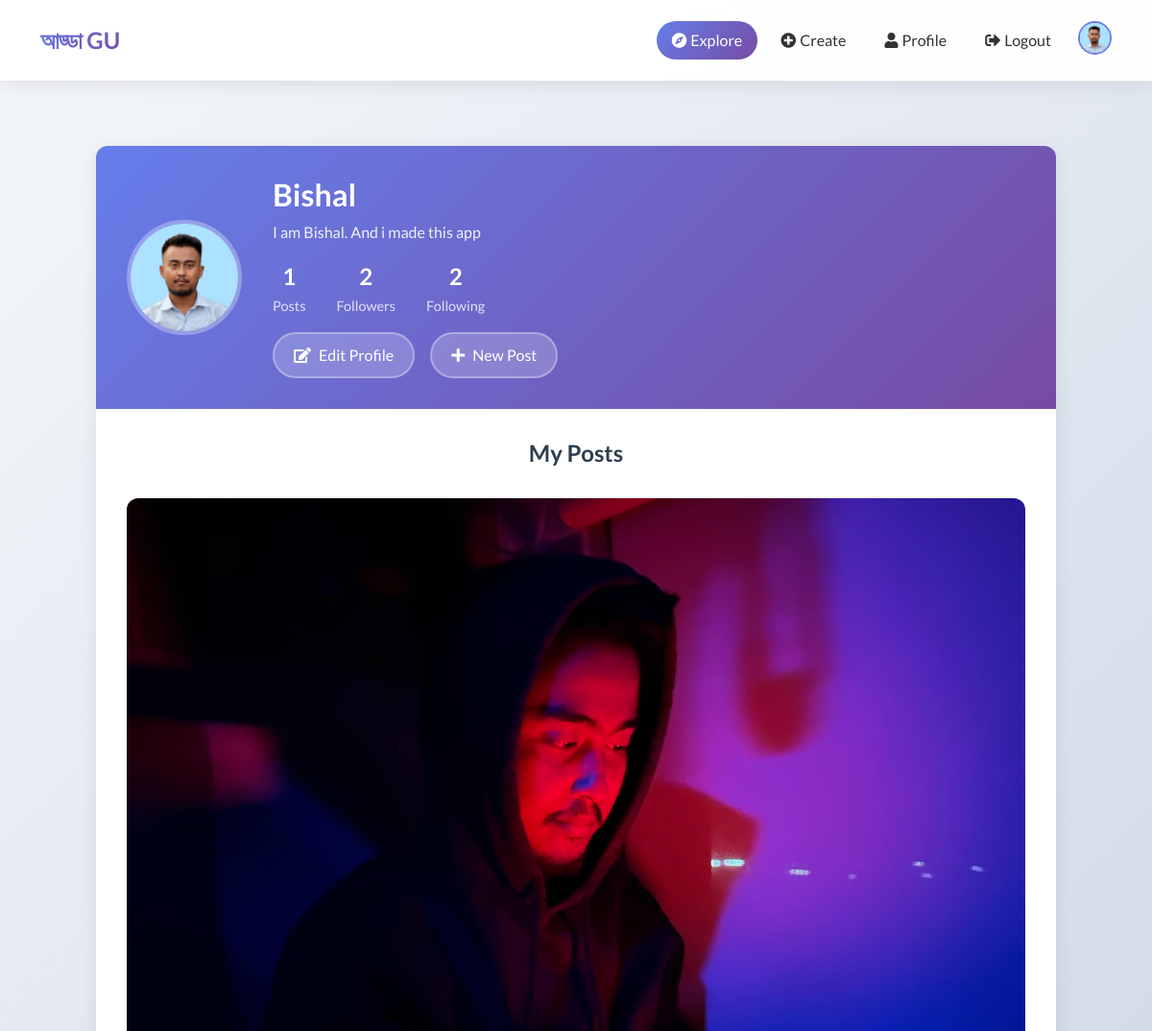
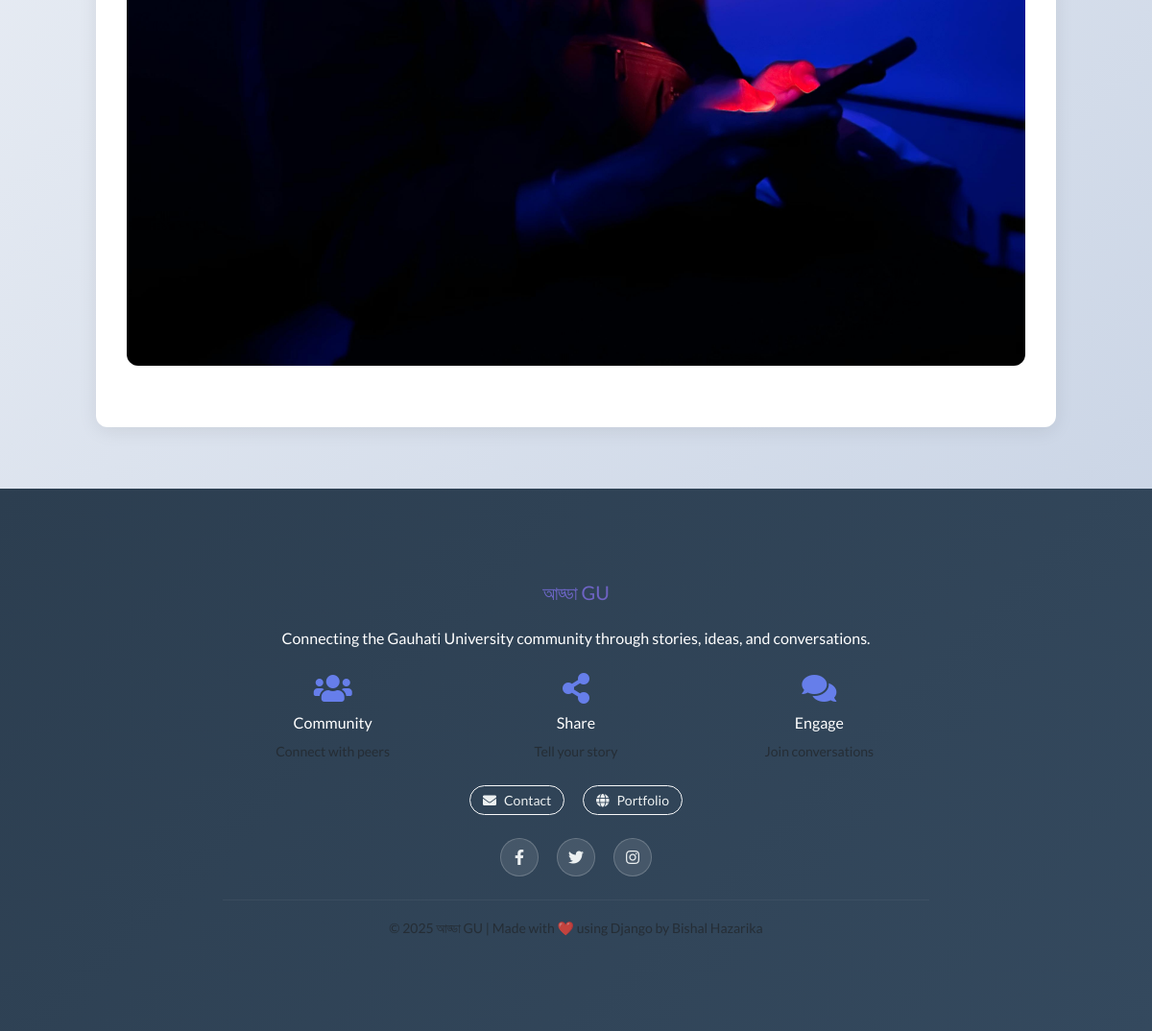
/users/profile/ (signed in), run on the app's committed database (2 pictures, top to bottom).
### users/models.py (models this page shows, shortened)
class CustomUser(AbstractUser):
    bio = models.TextField(blank=True, null=True)
    profile_picture = models.ImageField(upload_to='profile_pictures/',blank=True,null=True)
    followers = models.ManyToManyField('self', related_name='following', symmetrical=False, blank=True)

### blogs/models.py (models this page shows, shortened)
class BlogPost(models.Model):
    author = models.ForeignKey(settings.AUTH_USER_MODEL, on_delete=models.CASCADE)
    title = models.CharField(max_length=200)
    content = models.TextField()
    created_at = models.DateTimeField(auto_now_add=True)
    blogimage = models.ImageField(upload_to='blogimages/',blank=True,null=True)

### users/views.py (the view)
# urls.py: path('profile/', views.profile_view, name='profile'),
@login_required
def profile_view(request):
    user_posts = BlogPost.objects.filter(author=request.user)
    context = {
        'user':request.user,
        'user_posts':user_posts
        }
    return render(request, 'users/profile.html', context)

### users/templates/users/profile.html (shortened to what this page needs)
{% extends 'base.html' %}
{% load static %}
{% block content %}
<div class="container mt-4">
    <div class="profile-container">
        <div class="profile-header">
            <div class="profile-info-section">
                <div class="profile-image">
                    {% if user.profile_picture %}
                        <img src="{{ user.profile_picture.url }}" alt="{{ user.username }}" class="profile-avatar">
                    {% else %}
                        <img src="https://via.placeholder.com/120/667eea/ffffff?text={{ user.username.0|upper }}" alt="{{ user.username }}" class="profile-avatar">
                    {% endif %}
                </div>
                <div class="profile-details">
                    <h1>{{ user.username }}</h1>
                    {% if user.bio %}
                        <p class="profile-bio">{{ user.bio }}</p>
                    {% endif %}
                    <div class="profile-stats">
                        <div class="stat-item">
                            <span class="stat-number">{{ user_posts|length }}</span>
                            <span class="stat-label">Posts</span>
                        </div>
                        <div class="stat-item" id="followers-link">
                            <span class="stat-number">{{ user.followers.count }}</span>
                            <span class="stat-label">Followers</span>
                        </div>
                        <div class="stat-item" id="following-link">
                            <span class="stat-number">{{ user.following.count }}</span>
                            <span class="stat-label">Following</span>
                        </div>
                    </div>
                    <div class="profile-actions">
                        <a href="{% url 'edit_profile' %}" class="action-btn">
                            <i class="fas fa-edit"></i>
                            Edit Profile
                        </a>
                        <a href="{% url 'create_post' %}" class="action-btn">
                            <i class="fas fa-plus"></i>
                            New Post
                        </a>
                    </div>
                </div>
            </div>
        </div>
        <div class="posts-section">
            <div class="section-header">
                <h2 class="section-title">My Posts</h2>
            </div>
            {% if user_posts %}
                <div class="posts-grid">
                    {% for post in user_posts %}
                        <div class="post-item" onclick="location.href='{% url 'blog_detail' post.pk %}'">
                            {% if post.blogimage %}
                                <img src="{{ post.blogimage.url }}" alt="{{ post.title }}" class="post-image">
                            {% else %}
                                <div class="post-image" style="background: linear-gradient(135deg, #667eea 0%, #764ba2 100%); display: flex; align-items: center; justify-content: center; color: white; font-size: 2rem;">
                                    <i class="fas fa-file-text"></i>
                                </div>
                            {% endif %}
                        </div>
                    {% endfor %}
                </div>
            {% endif %}
        </div>
    </div>
</div>
{% endblock %}

### users/templates/base.html (shortened to what this page needs)
{% load static %}
<!DOCTYPE html>
<html data-bs-theme="light">
<head>
    <link rel="stylesheet" href="{% static 'users/assets/bootstrap/css/bootstrap.min.css' %}">
    <link rel="stylesheet" href="{% static 'users/assets/fonts/fontawesome-all.min.css' %}">
    <link rel="stylesheet" href="{% static 'users/assets/css/pikaday.min.css' %}">
    <link rel="stylesheet" href="{% static 'users/explore/css/animate.min.css' %}">
    <link rel="stylesheet" href="{% static 'users/explore/css/Navbar-Right-Links-Dark-icons.css' %}">
</head>
<body>
    <nav class="navbar navbar-expand-lg fixed-top">
        <div class="container">
            <a class="navbar-brand" href="{% url 'home' %}">আড্ডা GU</a>
            <div class="collapse navbar-collapse" id="navbarNav">
                <ul class="navbar-nav ms-auto">
                    <li class="nav-item">
                        <a class="nav-link active" href="{% url 'home' %}">
                            <i class="fas fa-compass me-1"></i>Explore
                        </a>
                    </li>
                    {% if user.is_authenticated %}
                        <li class="nav-item">
                            <a class="nav-link" href="{% url 'create_post' %}">
                                <i class="fas fa-plus-circle me-1"></i>Create
                            </a>
                        </li>
                        <li class="nav-item">
                            <a class="nav-link" href="{% url 'profile' %}">
                                <i class="fas fa-user me-1"></i>Profile
                            </a>
                        </li>
                        <li class="nav-item">
                            <a class="nav-link" href="{% url 'logout' %}">
                                <i class="fas fa-sign-out-alt me-1"></i>Logout
                            </a>
                        </li>
                        <li class="nav-item ms-2">
                            <a href="{% url 'profile' %}" class="d-flex align-items-center">
                                {% if user.profile_picture %}
                                    <img class="rounded-circle profile-img" src="{{ user.profile_picture.url }}" alt="Profile">
                                {% else %}
                                    <img class="rounded-circle profile-img" src="https://via.placeholder.com/35/667eea/ffffff?text={{ user.username.0|upper }}" alt="Profile">
                                {% endif %}
                            </a>
                        </li>
                    {% endif %}
                </ul>
            </div>
        </div>
    </nav>
    <div class="container mt-5 content">
        {% block content %}{% endblock %}
    </div>
    <footer class="text-center">
        <div class="container py-5">
            <div class="row">
                <div class="col-md-8 mx-auto">
                    <h5 class="mb-4" style="background: linear-gradient(135deg, #667eea 0%, #764ba2 100%); -webkit-background-clip: text; -webkit-text-fill-color: transparent; background-clip: text;">আড্ডা GU</h5>
                    <p class="mb-4">Connecting the Gauhati University community through stories, ideas, and conversations.</p>
                    <div class="row text-center mb-4">
                        <div class="col-4">
                            <div class="mb-2">
                                <i class="fas fa-users fa-2x" style="color: #667eea;"></i>
                            </div>
                            <h6>Community</h6>
                            <small class="text-muted">Connect with peers</small>
                        </div>
                        <div class="col-4">
                            <div class="mb-2">
                                <i class="fas fa-share-alt fa-2x" style="color: #667eea;"></i>
                            </div>
                            <h6>Share</h6>
                            <small class="text-muted">Tell your story</small>
                        </div>
                        <div class="col-4">
                            <div class="mb-2">
                                <i class="fas fa-comments fa-2x" style="color: #667eea;"></i>
                            </div>
                            <h6>Engage</h6>
                            <small class="text-muted">Join conversations</small>
                        </div>
                    </div>
                    <div class="mb-4">
                        <a class="btn btn-outline-light btn-sm me-3" href="mailto:bishal.dmj888@gmail.com">
                            <i class="fas fa-envelope me-2"></i>Contact
                        </a>
                        <a class="btn btn-outline-light btn-sm" href="https://bishalhazarika.pythonanywhere.com/" target="_blank">
                            <i class="fas fa-globe me-2"></i>Portfolio
                        </a>
                    </div>
                    <div class="social-links mb-4">
                        <a href="#" class="social-link me-3">
                            <i class="fab fa-facebook-f"></i>
                        </a>
                        <a href="#" class="social-link me-3">
                            <i class="fab fa-twitter"></i>
                        </a>
                        <a href="#" class="social-link">
                            <i class="fab fa-instagram"></i>
                        </a>
                    </div>
                    <hr style="border-color: rgba(255,255,255,0.2);">
                    <p class="mb-0 text-muted">
                        <small>© 2025 আড্ডা GU | Made with ❤️ using Django by Bishal Hazarika</small>
                    </p>
                </div>
            </div>
        </div>
    </footer>
</body>
</html>

### users/templates/base.html (style rules this page uses)
html, body { height: 100%; font-family: 'Lato', sans-serif; }
body { display: flex; flex-direction: column; background: linear-gradient(135deg, #f5f7fa 0%, #c3cfe2 100%); min-height: 100vh; }
.navbar { margin-bottom: 0 !important; backdrop-filter: blur(20px); background: rgba(255, 255, 255, 0.95) !important; border-bottom: 1px solid rgba(0, 0, 0, 0.1); box-shadow: 0 2px 20px rgba(0, 0, 0, 0.1); transition: all 0.3s ease; }
.navbar-brand { font-weight: 700 !important; font-size: 1.5rem !important; background: linear-gradient(135deg, #667eea 0%, #764ba2 100%); -webkit-background-clip: text; -webkit-text-fill-color: transparent; background-clip: text; }
.nav-link { font-weight: 500 !important; color: #333 !important; border-radius: 25px !important; padding: 8px 16px !important; margin: 0 4px !important; transition: all 0.3s ease !important; }
.nav-link.active { background: linear-gradient(135deg, #667eea 0%, #764ba2 100%) !important; color: white !important; }
.content { flex: 1; padding-top: 80px; }
.navbar .profile-img { width: 35px; height: 35px; border: 2px solid #667eea; transition: transform 0.2s ease; }
footer { background: linear-gradient(135deg, #2c3e50 0%, #34495e 100%) !important; color: white; padding: 3rem 0; margin-top: 4rem; }
footer a { color: #ecf0f1 !important; transition: color 0.3s ease; }
.social-link { display: inline-flex; align-items: center; justify-content: center; width: 40px; height: 40px; background: rgba(255, 255, 255, 0.1); color: white; border-radius: 50%; text-decoration: none; transition: all 0.3s ease; border: 1px solid rgba(255, 255, 255, 0.2); }
html { scroll-behavior: smooth; }

### users/templates/users/profile.html (style rules this page uses)
.profile-container { max-width: 1000px; margin: 0 auto; background: white; border-radius: 12px; box-shadow: 0 4px 20px rgba(0, 0, 0, 0.08); overflow: hidden; }
.profile-header { background: linear-gradient(135deg, #667eea 0%, #764ba2 100%); color: white; padding: 2rem; position: relative; }
.profile-info-section { display: flex; align-items: center; gap: 2rem; flex-wrap: wrap; }
.profile-avatar { width: 120px; height: 120px; border-radius: 50%; border: 4px solid rgba(255, 255, 255, 0.3); object-fit: cover; transition: transform 0.3s ease; }
.profile-details h1 { font-size: 2rem; font-weight: 700; margin: 0 0 0.5rem 0; }
.profile-bio { font-size: 1rem; opacity: 0.9; margin: 0.5rem 0; line-height: 1.5; }
.profile-stats { display: flex; gap: 2rem; margin: 1rem 0; flex-wrap: wrap; }
.stat-item { text-align: center; cursor: pointer; transition: transform 0.2s ease; }
.stat-number { font-size: 1.5rem; font-weight: 700; display: block; }
.stat-label { font-size: 0.9rem; opacity: 0.8; }
.profile-actions { display: flex; gap: 1rem; margin-top: 1rem; flex-wrap: wrap; }
.action-btn { background: rgba(255, 255, 255, 0.2); border: 2px solid rgba(255, 255, 255, 0.3); color: white; padding: 10px 20px; border-radius: 25px; text-decoration: none; font-weight: 500; transition: all 0.3s ease; display: flex; align-items: center; gap: 8px; }
.posts-section { padding: 2rem; }
.section-header { text-align: center; margin-bottom: 2rem; }
.section-title { font-size: 1.5rem; font-weight: 600; color: #2c3e50; margin: 0; }
.posts-grid { display: grid; grid-template-columns: repeat(auto-fit, minmax(250px, 1fr)); gap: 1rem; margin-bottom: 2rem; }
.post-item { position: relative; aspect-ratio: 1; border-radius: 12px; overflow: hidden; background: #f8f9fa; transition: all 0.3s ease; cursor: pointer; }
.post-image { width: 100%; height: 100%; object-fit: cover; transition: transform 0.3s ease; }

### data on the page
CustomUser: profile_picture (picture), username "Bishal", bio "I am Bishal. And i made this app", followers.count "2", following.count "2"
BlogPost: blogimage (picture)

### other printed values
{{ user_posts|length }} "1"
